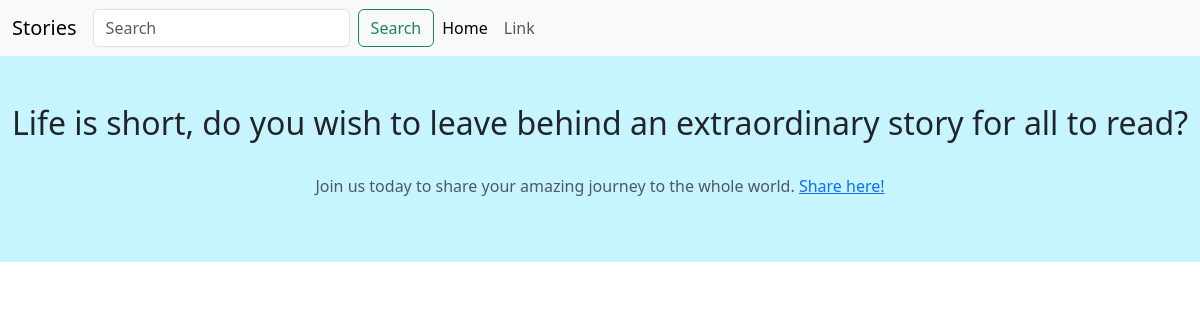
The app's page /, older data.
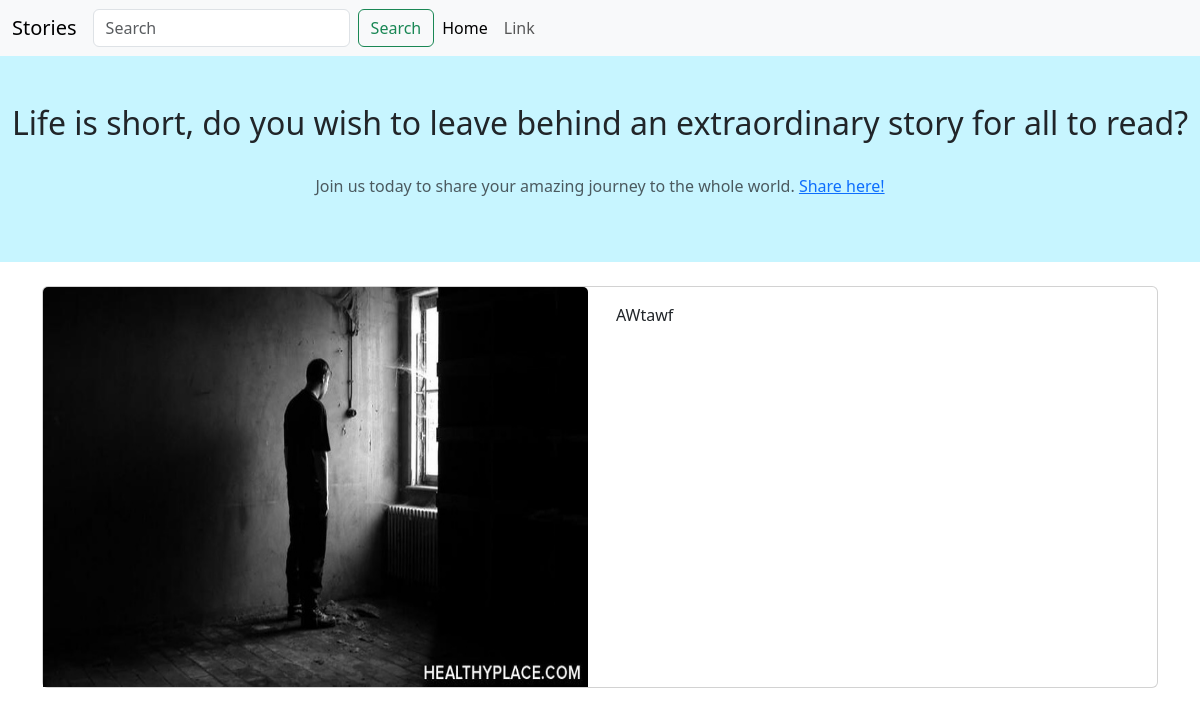
The same page, newer data.
### stories/models.py (models this page shows, shortened)
class Story(models.Model):
    user = models.OneToOneField(settings.AUTH_USER_MODEL, on_delete=models.CASCADE, null=True, blank=True, related_name='story')
    story_name = models.CharField(max_length=255)
    story_description = models.TextField(max_length=500)
    story_image = models.ImageField(upload_to='storyImages/', verbose_name="Image", null=True, blank=True)
    is_valid = models.BooleanField(default=False)

### stories/views.py (the view)
# urls.py: path('', views.HomePageView.as_view(), name='home'),
class HomePageView(ListView):
    model = Story
    ordering = ['-id']
    context_object_name = 'stories'
    template_name = 'stories/home.html'

### templates/stories/home.html
{% extends 'stories/base.html' %}
{% block content %}
    <div class="legend text-center mt-auto py-5" style="background-color:#c7f5ff">
        <h2>Life is short, do you wish to leave behind an extraordinary story for all to read?</h2>
        <br>
        <p class="text-muted">Join us today to share your amazing journey to the whole world. <a
                href="{% url 'create' %}">Share
            here!</a></p>
    </div>
    <div class="container pt-4">
            {% for story in stories %}
                {% if story.is_valid %}
                    <div class="card mb-4">
                        <div class="row m-0">
                            <div class="col p-0" style="max-height: 400px">
                                <a href="{% url 'story_detail' story_id=story.id  %}"><img src="media/{{ story.story_image }}" class="card-img-top" alt="..."
                                     style="min-width: 100%;height: 400px;"></a>
                            </div>
                            <div class="col">
                                <div class="card-body">
                                    <p class="card-text">{{ story.story_description }}</p>
                                </div>
                            </div>
                        </div>
                    </div>
                {% endif %}
            {% endfor %}
    </div>
{% endblock %}

Row changes from the older to the newer data that the page shows:
now on this page (row edited): Story: story_image (picture), story_description "AWtawf"
